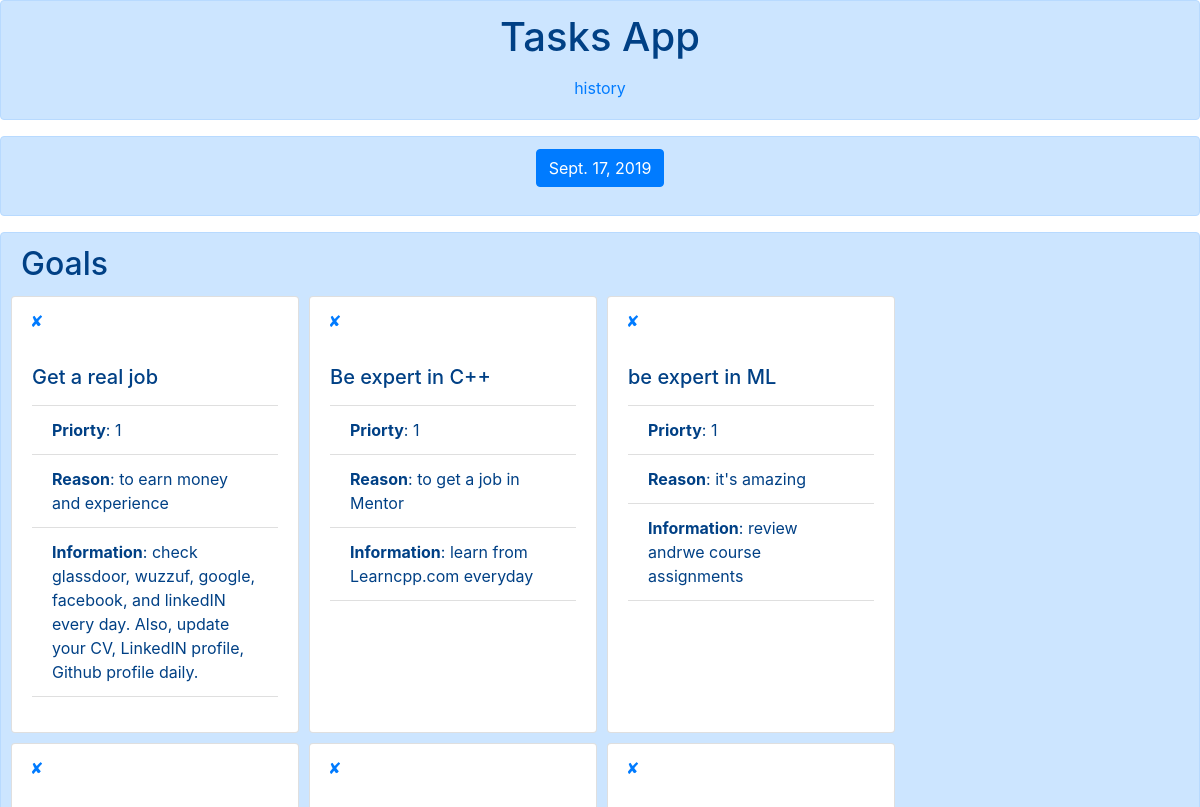
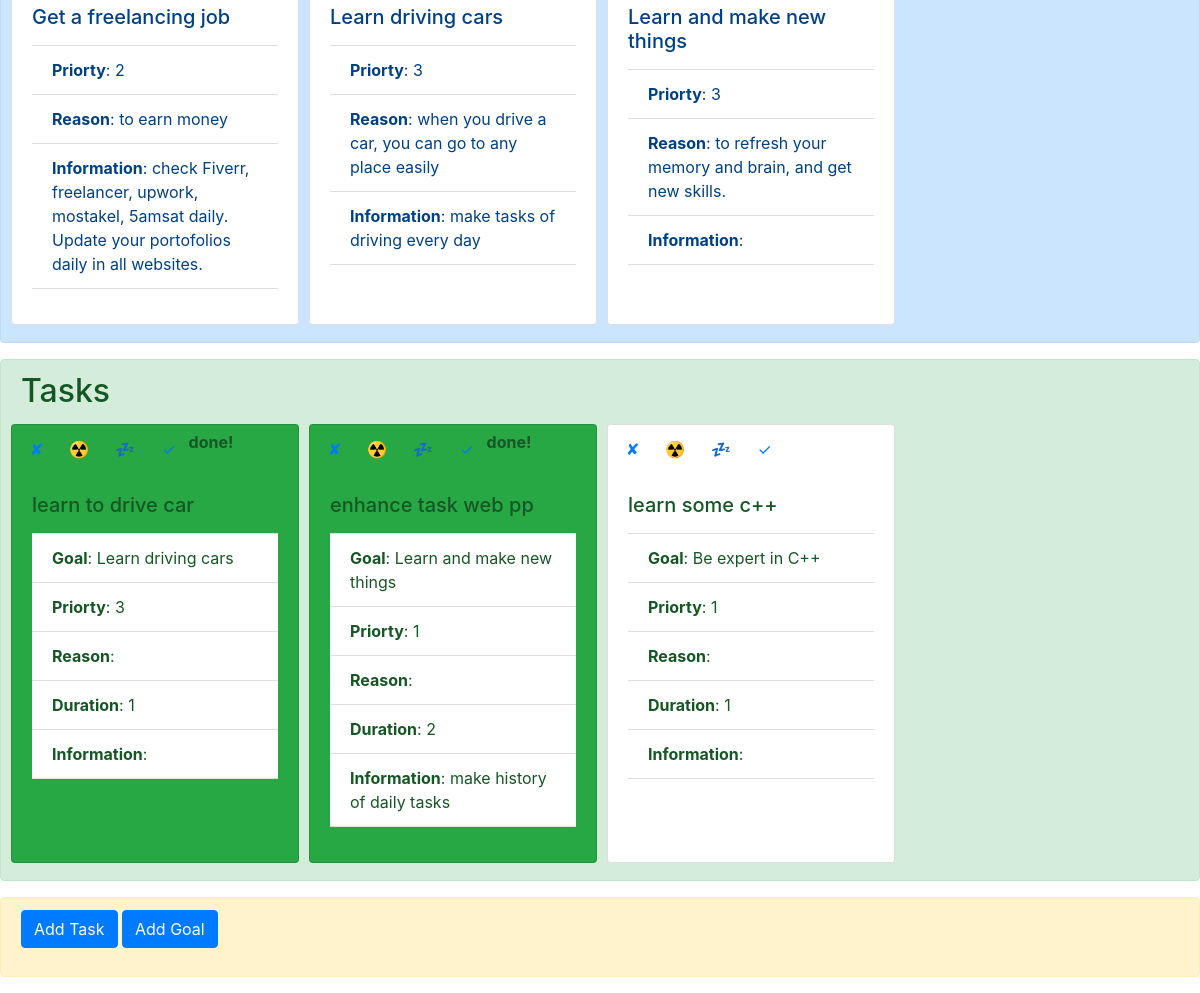
The page / on the database its author committed (2 pictures, top to bottom).
### tasks_app/models.py (models this page shows)
class Day(models.Model):
    date = models.DateField()
    daily_tasks = models.ManyToManyField(Task)

class Goal(models.Model):
    name = models.CharField(max_length=200, null=True, unique=True) # not null
    priority = models.PositiveSmallIntegerField(blank=True)
    reason = models.CharField(max_length=200, blank=True)
    informations = models.CharField(max_length=200, blank=True)

class Task(models.Model):
    task_name = models.CharField(max_length=200, null=True) # not null
    task_goal = models.CharField(max_length=200, blank=True)
    task_priority = models.PositiveSmallIntegerField(blank=True)
    task_reason = models.CharField(max_length=200, blank=True)
    task_duration = models.IntegerField(default=1)
    task_informations = models.CharField(max_length=200, blank=True)
    task_done = models.BooleanField(default=False)

### tasks_app/views.py (the view)
# urls.py: 2. Add a URL to urlpatterns:  path('', views.home, name='home')
def home(request):
    tasks = Task.objects.all()
    days = Day.objects.all()
    today = Day.objects.get_or_create(date=datetime.date.today())[0]
    goals = Goal.objects.all().order_by("priority")
    return render(request, "home_tasks.html", {"tasks":tasks, "days":days, "goals":goals, "today":today})

### tasks_app/templates/home_tasks.html (shortened to what this page needs)
<!doctype html>
<html lang="en">
<head>
	<link rel="stylesheet" href="https://stackpath.bootstrapcdn.com/bootstrap/4.3.1/css/bootstrap.min.css"
>
</head>
<body>
	<div class="alert alert-primary" style="text-align: center;">
		<h1>Tasks App</h1>
		<form action="history/" method='POST'>
			<button type="submit" value="submit" style=" text-decoration: none;" class="btn btn-link">history</button>
		</form>
	</div>
	<div class="alert alert-primary h-100 align-items-center" style="text-align: center;">
		<div class="row">
			{% if today %}
			<div class="col">
				<p>
					<a class="btn btn-primary" data-toggle="collapse" href="#day_{{forloop.counter}}" role="button"
						aria-expanded="false" aria-controls="multiCollapseExample1">{{today.date}}</a>
				</p>
			</div>
			{% endif %}
		</div>
	</div>
	<div class="alert alert-primary">
		<h2 id="goals_title">Goals</h2>
		<div class="row" id="goals_contents">
			{% for goal in goals %}
			<div class="card" style="width: 18rem; margin: 5px;">
				<div class="row" style="margin:5px;">
					<form action="{{goal.id}}/remove_goal/" method='POST'>
						<button type="submit" value="submit" style=" text-decoration: none;"
							class="btn btn-link">&#x2718</button>
					</form>
				</div>
				<div class="card-body">
					<h5 class="card-title">{{goal.name}}</h5>
					<p class="card-text">
						<ul class="list-group list-group-flush">
							<li class="list-group-item"><b>Priorty</b>: {{goal.priority}}</li>
							<li class="list-group-item"><b>Reason</b>: {{goal.reason}}</li>
							<li class="list-group-item"><b>Information</b>: {{goal.informations}}</li>
						</ul>
					</p>
				</div>
			</div>
			{% endfor %}
		</div>
	</div>
	<div class="alert alert-success" role="alert">
		<h2>Tasks</h2>
		<div class="row">
			{% for task in tasks %}
			<div id="task_{{task.id}}" class="card {% if task.task_done %} bg-success {% endif %}"
				style="width: 18rem; margin: 5px;">
				<div class="row" style="margin:5px;">
					<form action="{{task.id}}/remove_task/" method='POST'>
						<button type="submit" value="submit" style=" text-decoration: none;"
							class="btn btn-link">&#x2718</button>
					</form>
					<form action="{{task.id}}/add_task_to_daily_tasks/" method='POST'>
						<button type="submit" value="submit" style=" text-decoration: none;"
							class="btn btn-link">&#x2622;</button>
					</form>
					<form action="{{task.id}}/remove_task_from_daily_tasks/" method='POST'>
						<button type="submit" value="submit" style=" text-decoration: none;"
							class="btn btn-link">&#x1F4A4;</button>
					</form>
					<form action="{{task.id}}/task_done/" method='POST'>
						<button type="submit" value="submit" style=" text-decoration: none;"
							class="btn btn-link">&#x2713;</button>
					</form>
					{% if task.task_done %}
					<b>done!</b>
					{% endif %}
				</div>
				<div class="card-body">
					<h5 class="card-title">{{task.task_name}}</h5>
					<p class="card-text">
						<ul class="list-group list-group-flush">
							<li class="list-group-item"><b>Goal</b>: {{task.task_goal}}</li>
							<li class="list-group-item"><b>Priorty</b>: {{task.task_priority}}</li>
							<li class="list-group-item"><b>Reason</b>: {{task.task_reason}}</li>
							<li class="list-group-item"><b>Duration</b>: {{task.task_duration}}</li>
							<li class="list-group-item"><b>Information</b>: {{task.task_informations}}</li>
						</ul>
					</p>
				</div>
			</div>
			{% endfor %}
		</div>
	</div>
	<div class="alert alert-warning">
		<p>
			<a class="btn btn-primary" data-toggle="collapse" href="#multiCollapseExample1" role="button"
				aria-expanded="false" aria-controls="multiCollapseExample1">Add Task</a>
			<button class="btn btn-primary" type="button" data-toggle="collapse" data-target="#multiCollapseExample2"
				aria-expanded="false" aria-controls="multiCollapseExample2">Add Goal</button>
		</p>
	</div>
	{% load static %}
</body>
</html>

### rows shown on the page
Day: date "Sept. 17, 2019"
Goal: name "Get a real job", priority "1", reason "to earn money and experience", informations "check glassdoor, wuzzuf, google, facebook, and linkedIN every day. Also, update your CV, LinkedIN profile, Github profile daily."
Goal: name "Be expert in C++", priority "1", reason "to get a job in Mentor", informations "learn from Learncpp.com everyday"
Goal: name "be expert in ML", priority "1", reason "it's amazing", informations "review andrwe course assignments"
Goal: name "Get a freelancing job", priority "2", reason "to earn money", informations "check Fiverr, freelancer, upwork, mostakel, 5amsat daily. Update your portofolios daily in all websites."
Goal: name "Learn driving cars", priority "3", reason "when you drive a car, you can go to any place easily", informations "make tasks of driving every day"
Goal: name "Learn and make new things", priority "3", reason "to refresh your memory and brain, and get new skills."
Task: task_done "done!", task_name "learn to drive car", task_goal "Learn driving cars", task_priority "3", task_duration "1"
Task: task_done "done!", task_name "enhance task web pp", task_goal "Learn and make new things", task_priority "1", task_duration "2", task_informations "make history of daily tasks"
Task: task_name "learn some c++", task_goal "Be expert in C++", task_priority "1", task_duration "1"
